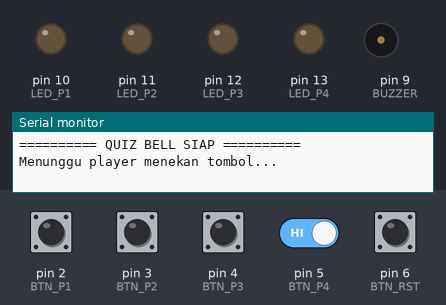
Simulated run of this sketch. Board: Arduino Uno, built with avr-gcc and run on an emulated ATmega328P. Parts: output pins drawn as LEDs (lit = HIGH), buzzer (waves = sounding), the last lines printed to the serial monitor. Inputs (shaded band) come from the test bench; at power-on: pin 2 (BTN_P1), pin 3 (BTN_P2), pin 4 (BTN_P3), pin 5 (BTN_P4), pin 6 (BTN_RST) HIGH.

Above: at 1.2 s.
1.3 s: pin 2 (BTN_P1) pulled LOW for 0.15 s
At 2.3 s:
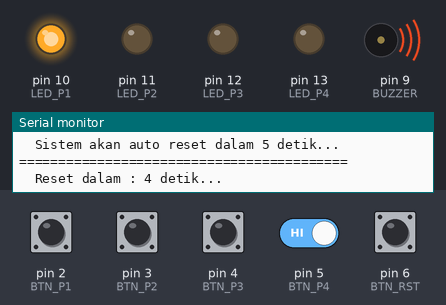
2.9 s: pin 6 (BTN_RST) pulled LOW for 0.15 s
At 4.1 s:
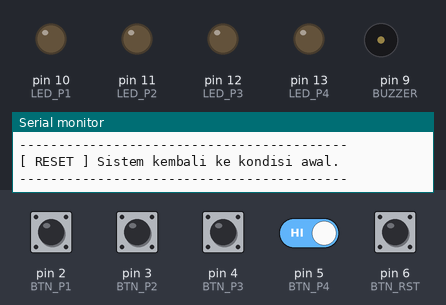
4.5 s: pin 3 (BTN_P2) pulled LOW for 0.15 s
At 4.8 s:
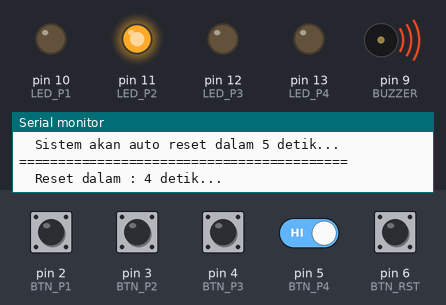
6.1 s: pin 6 (BTN_RST) pulled LOW for 1 s
At 6.8 s:
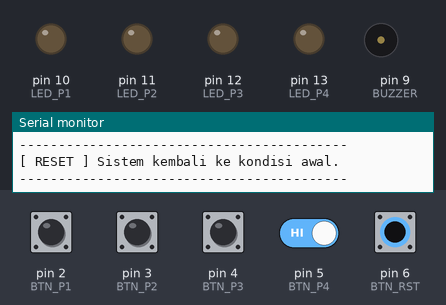
8.6 s: pin 4 (BTN_P3) pulled LOW for 0.15 s
At 9.1 s:
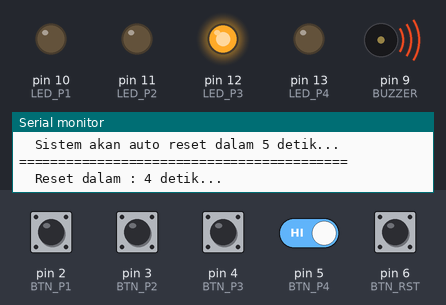
10.2 s: pin 2 (BTN_P1) driven LOW and pin 5 (BTN_P4) driven LOW
At 14.0 s:
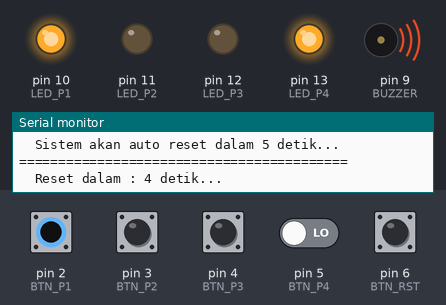
Timing chart, 0 to 14.2 s (numbered marks = the images above; inputs shaded):
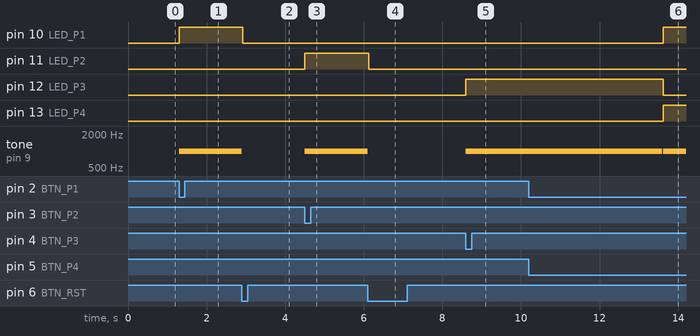

Measured:
- after the input at 1.3 s, pin 10 (LED_P1): LOW → HIGH at once; tone on pin 9 (BUZZER): silent → 1000 Hz at once
- after the input at 2.9 s, pin 10 (LED_P1): HIGH → LOW at once; tone on pin 9 (BUZZER): 1000 Hz → silent at once
- after the input at 4.5 s, pin 11 (LED_P2): LOW → HIGH at once; tone on pin 9 (BUZZER): silent → 1000 Hz at once
- after the input at 6.1 s, pin 11 (LED_P2): HIGH → LOW at once; tone on pin 9 (BUZZER): 1000 Hz → silent at once
- after the input at 8.6 s, pin 12 (LED_P3): LOW → HIGH at once; tone on pin 9 (BUZZER): silent → 1000 Hz at once
- after the input at 10.2 s, pin 10 (LED_P1), pin 13 (LED_P4): LOW → HIGH after 3.4 s

The sketch:

UNO_R3_QuizBell_02.ino
```cpp
// QUIZ BELL - 4 Player + Buzzer + Auto Reset + Serial Monitor
// Additional Challenge 3: Tampilkan pemenang di Serial Monitor

// ---- PIN DEFINITION ----
const int BTN_P1  = 2;
const int BTN_P2  = 3;
const int BTN_P3  = 4;
const int BTN_P4  = 5;
const int BTN_RST = 6;

const int LED_P1  = 10;
const int LED_P2  = 11;
const int LED_P3  = 12;
const int LED_P4  = 13;

const int BUZZER  = 9;

// ---- MEMORI SISTEM ----
bool state1 = false;
bool state2 = false;
bool state3 = false;
bool state4 = false;
bool locked = false;

// ---- TIMER ----
unsigned long waktuMenang = 0;
bool timerAktif = false;
const unsigned long BATAS = 5000;

// ---- TRACKING PEMENANG ----
int pemenang = 0;   // ← menyimpan nomor player yang menang

void resetSemua() {
  state1     = false;
  state2     = false;
  state3     = false;
  state4     = false;
  timerAktif = false;
  pemenang   = 0;
  noTone(BUZZER);
  Serial.println("[ RESET ] Sistem kembali ke kondisi awal.");
  Serial.println("------------------------------------------");
}

void setup() {
  pinMode(BTN_P1,  INPUT_PULLUP);
  pinMode(BTN_P2,  INPUT_PULLUP);
  pinMode(BTN_P3,  INPUT_PULLUP);
  pinMode(BTN_P4,  INPUT_PULLUP);
  pinMode(BTN_RST, INPUT_PULLUP);

  pinMode(LED_P1,  OUTPUT);
  pinMode(LED_P2,  OUTPUT);
  pinMode(LED_P3,  OUTPUT);
  pinMode(LED_P4,  OUTPUT);
  pinMode(BUZZER,  OUTPUT);

  Serial.begin(9600);   // ← aktifkan Serial Monitor
  Serial.println("========== QUIZ BELL SIAP ==========");
  Serial.println("Menunggu player menekan tombol...");
}

void loop() {

  // ---- STEP 1: CEK INTERLOCK ----
  locked = state1 || state2 || state3 || state4;

  // ---- STEP 2: BACA INPUT PLAYER ----
  if (!locked) {
    if (!digitalRead(BTN_P1)) { state1 = true; pemenang = 1; }
    if (!digitalRead(BTN_P2)) { state2 = true; pemenang = 2; }
    if (!digitalRead(BTN_P3)) { state3 = true; pemenang = 3; }
    if (!digitalRead(BTN_P4)) { state4 = true; pemenang = 4; }
  }

  // ---- STEP 3: JALANKAN TIMER + TAMPILKAN PEMENANG ----
  if (locked && !timerAktif) {
    waktuMenang = millis();
    timerAktif  = true;
    tone(BUZZER, 1000);

    // Tampilkan pemenang di Serial Monitor
    Serial.println("==========================================");
    Serial.print  ("  PLAYER ");
    Serial.print  (pemenang);
    Serial.println(" MENEKAN TOMBOL PERTAMA!");
    Serial.println("  Sistem akan auto reset dalam 5 detik...");
    Serial.println("==========================================");
  }

  // ---- STEP 4: CEK APAKAH SUDAH 5 DETIK ----
  if (timerAktif) {
    // Tampilkan hitung mundur
    unsigned long sisaWaktu = BATAS - (millis() - waktuMenang);
    static unsigned long lastPrint = 0;

    if (millis() - lastPrint >= 1000) {
      lastPrint = millis();
      Serial.print("  Reset dalam : ");
      Serial.print(sisaWaktu / 1000);
      Serial.println(" detik...");
    }

    if (millis() - waktuMenang >= BATAS) {
      resetSemua();
    }
  }

  // ---- STEP 5: RESET MANUAL OLEH HOST ----
  if (!digitalRead(BTN_RST)) {
    resetSemua();
  }

  // ---- STEP 6: UPDATE OUTPUT LED ----
  digitalWrite(LED_P1, state1);
  digitalWrite(LED_P2, state2);
  digitalWrite(LED_P3, state3);
  digitalWrite(LED_P4, state4);
}
```
